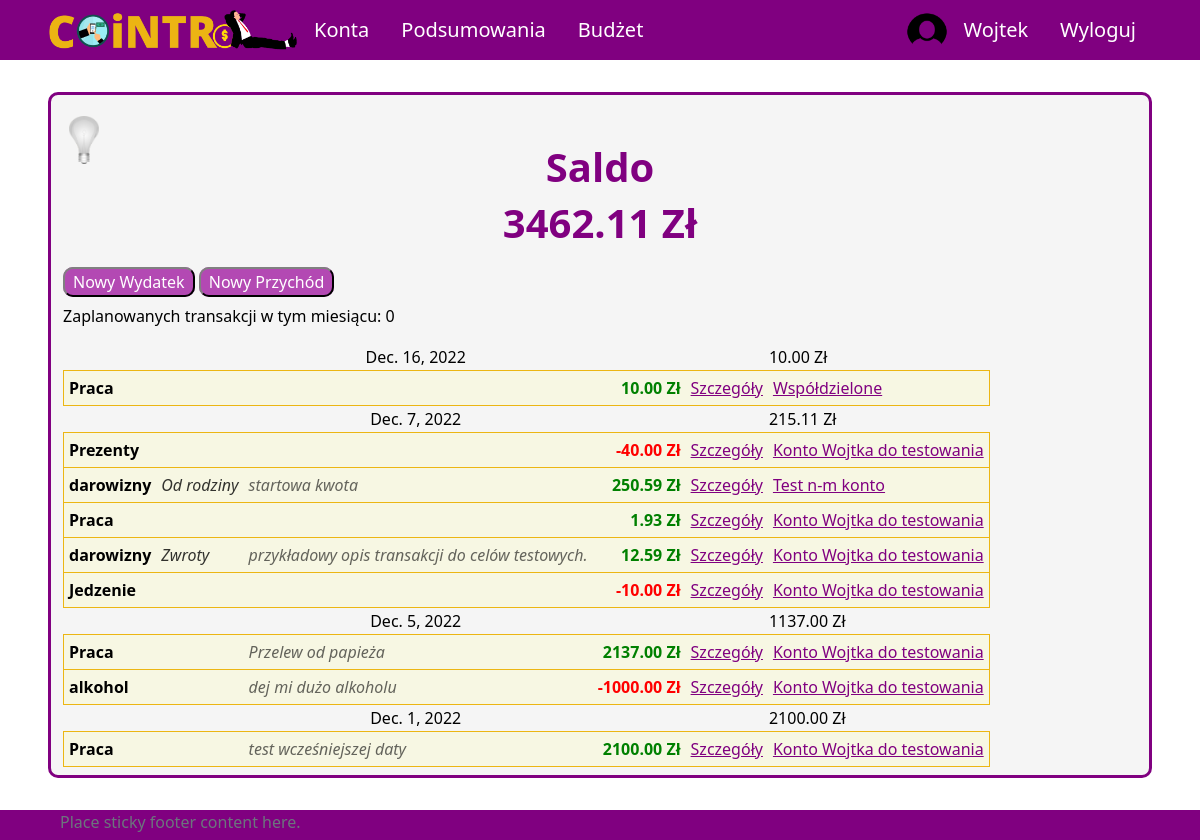
Before: / (signed in) with the older database file.
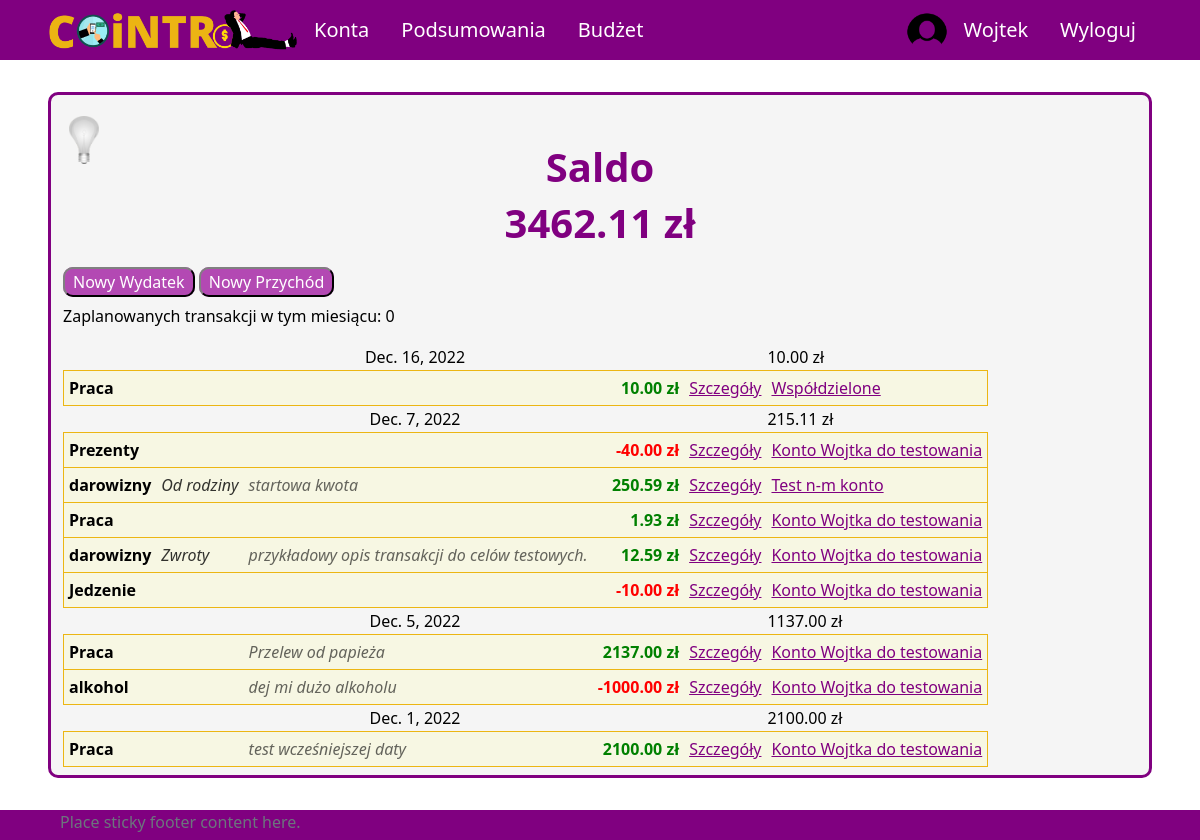
After: the same page with the newer database file.
### UsersApp/models.py (models this page shows, shortened)
class Profile(models.Model):
    user = models.OneToOneField(User, on_delete=models.CASCADE, null=True, blank=True)
    name = models.CharField(max_length=200, blank=True, null=True)
    email = models.EmailField(max_length=400, null=True, blank=True)
    username = models.CharField(max_length=200, blank=True, null=True)
    currency = models.ForeignKey('Currency', on_delete=models.SET_NULL, null=True)
    image = models.ImageField(null=True, blank=True)
    created = models.DateTimeField(auto_now_add=True)
    id = models.UUIDField(default=uuid.uuid4, unique=True,
                            primary_key=True, editable=False)

class Currency(models.Model):
    name = models.CharField(max_length=100)
    access_name = models.CharField(max_length=20) #access_name nazwa aby zdobyć kurs walut
    sign = models.CharField(max_length=5) #znak waluty
    id = models.UUIDField(default=uuid.uuid4, unique=True,
                            primary_key=True, editable=False)

class Category(models.Model):
    SCOPE_CHOICES = (
        ("INCOME", "income"),
        ("EXPENSE", "expense"),
    )
    name = models.CharField(max_length=255)
    owner = models.ForeignKey(Profile, null=True, blank=True, on_delete=models.CASCADE)
    scope = models.CharField(max_length=10, choices=SCOPE_CHOICES) #income / expense - do oddzielenia rodzaju transakcji
    id = models.UUIDField(default=uuid.uuid4, unique=True, primary_key=True, editable=False)
    def __str__(self):
        return self.name

class Subcategory(models.Model):
    name = models.CharField(max_length=255)
    id_category = models.ForeignKey(Category, on_delete=models.CASCADE)
    id = models.UUIDField(default=uuid.uuid4, unique=True, primary_key=True, editable=False)
    def __str__(self):
        return self.name

### aplication/models.py (models this page shows, shortened)
class Transaction(models.Model):
    intervals = {
        'daily': (lambda x: x + timedelta(days=1), 'Codziennie'),
        'weekly': (lambda x: x + timedelta(weeks=1), 'Co tydzień'),
        'biweekly': (lambda x: x + timedelta(weeks=2), 'Co 2 tygodnie'),
        'montly': (lambda x: x + relativedelta(months=+1), 'Co miesiąc')}
    id_account = models.ForeignKey(Account, on_delete=models.CASCADE)
    id_user = models.ForeignKey(Profile, on_delete=models.SET_NULL, null=True) #konto z którego dokonano transakcji zostało usunięte ale transakcja ma pozostać
    id_category = models.ForeignKey(Category, on_delete=models.CASCADE)
    id_subcategory = models.ForeignKey(Subcategory, on_delete=models.SET_NULL, null=True, blank=True)
    currency = models.ForeignKey(Currency, on_delete=models.SET_NULL, null=True)
    repeat = models.CharField(null=True, blank=True, choices=tuple([(k, v[1]) for k, v in intervals.items()]), max_length=50)
    amount = models.DecimalField(max_digits=10, decimal_places=2)
    converted_amount = models.DecimalField(max_digits=10, decimal_places=2)
    transaction_date = models.DateField()
    description = models.CharField(max_length=255, blank=True, null=True)
    id = models.UUIDField(default=uuid.uuid4, unique=True, primary_key=True, editable=False)

class Account(models.Model):
    owner = models.ForeignKey(Profile, null=True, blank=True, on_delete=models.CASCADE)
    name = models.CharField(max_length=30)
    currency = models.ForeignKey(Currency, on_delete=models.SET_NULL, null=True)
    is_shared = models.BooleanField(default=False)
    description = models.CharField(max_length=100, null=True, blank=True)
    id = models.UUIDField(default=uuid.uuid4, unique=True, primary_key=True, editable=False)

### aplication/views/account_views.py (the view)
# urls.py: path('', showAllTransactions, name='home'),
@login_required(login_url='login')
def showAllTransactions(request):
    updateTransactions(Transaction.objects.filter(id_user=request.user.profile))
    transactions = Transaction.objects.filter(id_user=request.user.profile)
    prepared = list(prepareTransactions(transactions, request.user.profile.currency))
    context = {
        'profile': request.user.profile,
        'daily': prepared[0],
        'balance': prepared[1],
        'future': prepared[2],
        'count': prepared[3]
    }
    return render(request, 'application/home/home-login.html', context)

### aplication/services.py (called while the page is built, shortened)
def setCurrency(all_transactions, currency):
    for i, tr in enumerate(all_transactions):
        if currency.access_name != tr.currency.access_name:
            all_transactions[i].converted_amount = round(c.convert(tr.amount, tr.currency.access_name, currency.access_name, date=tr.transaction_date), 2)
    return all_transactions

def updateTransactions(all_transactions):
    today = date.today()
    repeating = all_transactions.filter(~Q(repeat=None))

### templates/application/home/home-login.html (shortened to what this page needs)
{% extends 'application/base.html' %}
{% block content %}
    <div class="title">
        <h1>Saldo</h1>
        <h1>{{ balance }} {{ profile.currency.sign }}</h1>
    </div>
    <div class="content">
        <p class="buttons">
            <a class="button" href="{% url 'addAccountless' type='expense' %}">Nowy Wydatek</a>
            <a class="button" href="{% url 'addAccountless' type='income' %}">Nowy Przychód</a>
        </p>
        <p>Zaplanowanych transakcji w tym miesiącu: {{ count }}</p>
        <table>
        {% for date, transactions, value in daily %}
            <tr class="date">
                <td class="center" colspan="5">{{ date }}</td>
                <td>{{ value }} {{ profile.currency.sign }}</td>
            </tr>
            {% for tr in transactions %}
                <tr class="transaction">
                    <td id="transaction-category" class="bold">{{ tr.id_category }}</td>
                    {% if tr.id_subcategory %}
                    <td id="transaction-subcategory">{{ tr.id_subcategory }}</td>
                    {% else %}
                    <td id="transaction-subcategory"></td>
                    {% endif %}
                    {% if tr.description %}
                    <td id="transaction-description">{{ tr.description }}</td>
                    {% else %}
                    <td id="transaction-description"></td>
                    {% endif %}
                    {% if tr.converted_amount >= 0 %}
                        <td id="transaction-amount" class="income">{{ tr.amount }} {{ tr.currency.sign }}</td>
                    {% else %}
                        <td id="transaction-amount" class="expense">{{ tr.amount }} {{ tr.currency.sign }}</td>
                    {% endif %}
                    <td><a class="purple" href="{% url 'showTransaction' tr.id 1 %}">Szczegóły</a></td>
                    <td id="transaction-account">
                        <a id="tr-acc-link" class="purple" href="{% url 'account' pk=tr.id_account.id %}">{{ tr.id_account.name }}</a>
                    </td>
                </tr>
            {% endfor %}
        {% endfor %}
        </table>
    </div>
{% endblock  %}

### templates/application/base.html (shortened to what this page needs)
{%load static%}
<!DOCTYPE html>
<html lang="pl">
<head>
    <link href="https://cdn.jsdelivr.net/npm/bootstrap@5.2.2/dist/css/bootstrap.min.css" rel="stylesheet">
    <link rel="stylesheet" type="text/css" href="{% static 'css/style.css' %}">
</head>
<body onload="checkColorMode()">
    <nav class="nav">
        {% if user.is_authenticated %}
        <ul class="nav justify-content-start">
            <li class="nav-item"><a id="logo-link" class="nav-link" href="{% url 'home' %}">
                <img onmouseover="logoHover()" onmouseout="logoOut()" id="app-logo" src="{% static 'images/logo.png' %}">
            </a>
            <li class="nav-item"><a class="nav-link" href="{% url 'all-accounts' %}">Konta</a></li>
            <li class="nav-item"><a class="nav-link" href="{% url 'summary' %}">Podsumowania</a></li>
            <li class="nav-item"><a class="nav-link" href="{% url 'budget' %}">Budżet</a></li>
        </ul>
        <ul class="nav justify-content-end">
            <img src="{% static 'images/circle_user_image.png' %}", style="border-radius: 50%; width: 40px;">
            <li class="nav-item"><a class="nav-link" href="{% url 'profile' %}">{{ user.username }}</a></li>
            <li class="nav-item"><a class="nav-link" href="{% url 'logout' %}">Wyloguj</a></li>
        </ul>
        {% endif %}
    </nav>
    <div id = "site-content">
        <button onclick="darkMode()" id="dark-mode-button"><img id="light-bulb" src="{% static 'images/bulb_off.png' %}" /></button>
        {% block content %}
        {% endblock %}
    </div>
    <footer class="footer">
        <div class="container">
            <span class="text-muted">Place sticky footer content here.</span>
        </div>
    </footer>
</body>
</html>

### aplication/static/css/style.css (style rules this page uses)
body { background-color: white; color: black; }
a.nav-link { color: white; font-size: 20px; }
ul.nav { align-items: center; }
nav.nav { height: 60px; background-color: purple; justify-content: space-between; padding-left: 4vw; padding-right: 4vw; }
#logo-link { padding: 0; }
#app-logo { width: 250px; }
#site-content { min-height: calc(100vh - 60px - 8vh - 30px); margin-top: 4vh; margin-bottom: 4vh; margin-left: 4vw; margin-right: 4vw; padding-left: 1vw; padding-right: 1vw; padding-top: 1vh; padding-bottom: 1vh; border: 3px solid purple; border-radius: 10px; background-color: whitesmoke; position: relative; }
#dark-mode-button { position: absolute; top: 20px; }
#dark-mode-button > img { width: 30px; }
div.title { padding-top: 5vh; display: flex; align-items: center; flex-direction: column; }
div.title h1 { color: purple; font-size: 40px; font-weight: bold; }
div.content { margin-top: 15px; }
tr.transaction { border: 1px solid rgb(236, 182, 19); border-collapse: collapse; background-color: rgba(250, 250, 210, 0.5); }
tr.transaction > td { padding: 5px; }
#transaction-subcategory { font-style: italic; color: rgba(0, 0, 0, 0.8); }
#transaction-description { font-style: italic; color: rgba(0, 0, 0, 0.6); }
#transaction-amount { text-align: end; font-weight: bold; }
.income { color: green; }
.expense { color: red; }
#tr-acc-link { color: purple; }
p.buttons { margin: 10px 0px; }
.button { background-color: rgba(163, 31, 163, 0.8); color: white; padding: 2px 8px; border: 2px solid; border-radius: 10px; border-color: grey black black grey; text-decoration: none; }
.purple { color: purple; }
.center { text-align: center; }
.bold { font-weight: bold; }
footer { height: 30px; background-color: purple; justify-content: space-between; padding-left: 4vw; padding-right: 4vw; }
button { background-color: rgba(0, 0, 0, 0); border: none; }

Changed rows visible on the page:
changed through a linked row, Profile: currency.sign "Zł" → "zł"
changed through a linked row, Transaction "Dec. 16, 2022": currency.sign "Zł" → "zł"
changed through a linked row, Transaction "Dec. 7, 2022": currency.sign "Zł" → "zł"
changed through a linked row, Transaction "Prezenty": currency.sign "Zł" → "zł"
changed through a linked row, Transaction "startowa kwota": currency.sign "Zł" → "zł"
changed through a linked row, Transaction (number 5 of 9 on the later page): currency.sign "Zł" → "zł"
changed through a linked row, Transaction "przykładowy opis transakcji do celów testowych.": currency.sign "Zł" → "zł"
changed through a linked row, Transaction "dej mi dużo alkoholu": currency.sign "Zł" → "zł"
changed through a linked row, Transaction "Przelew od papieża": currency.sign "Zł" → "zł"
changed through a linked row, Transaction "test wcześniejszej daty": currency.sign "Zł" → "zł"
